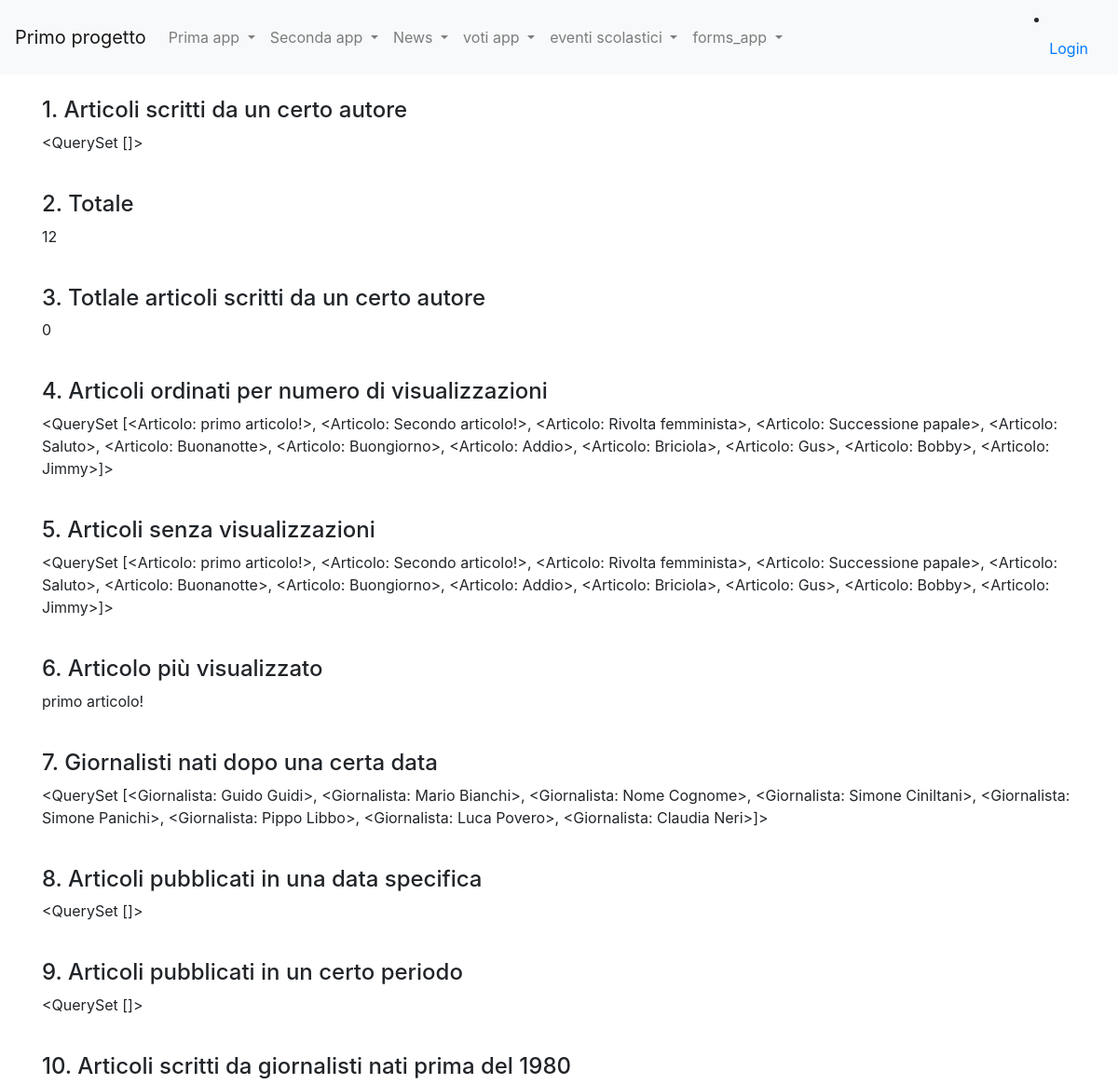
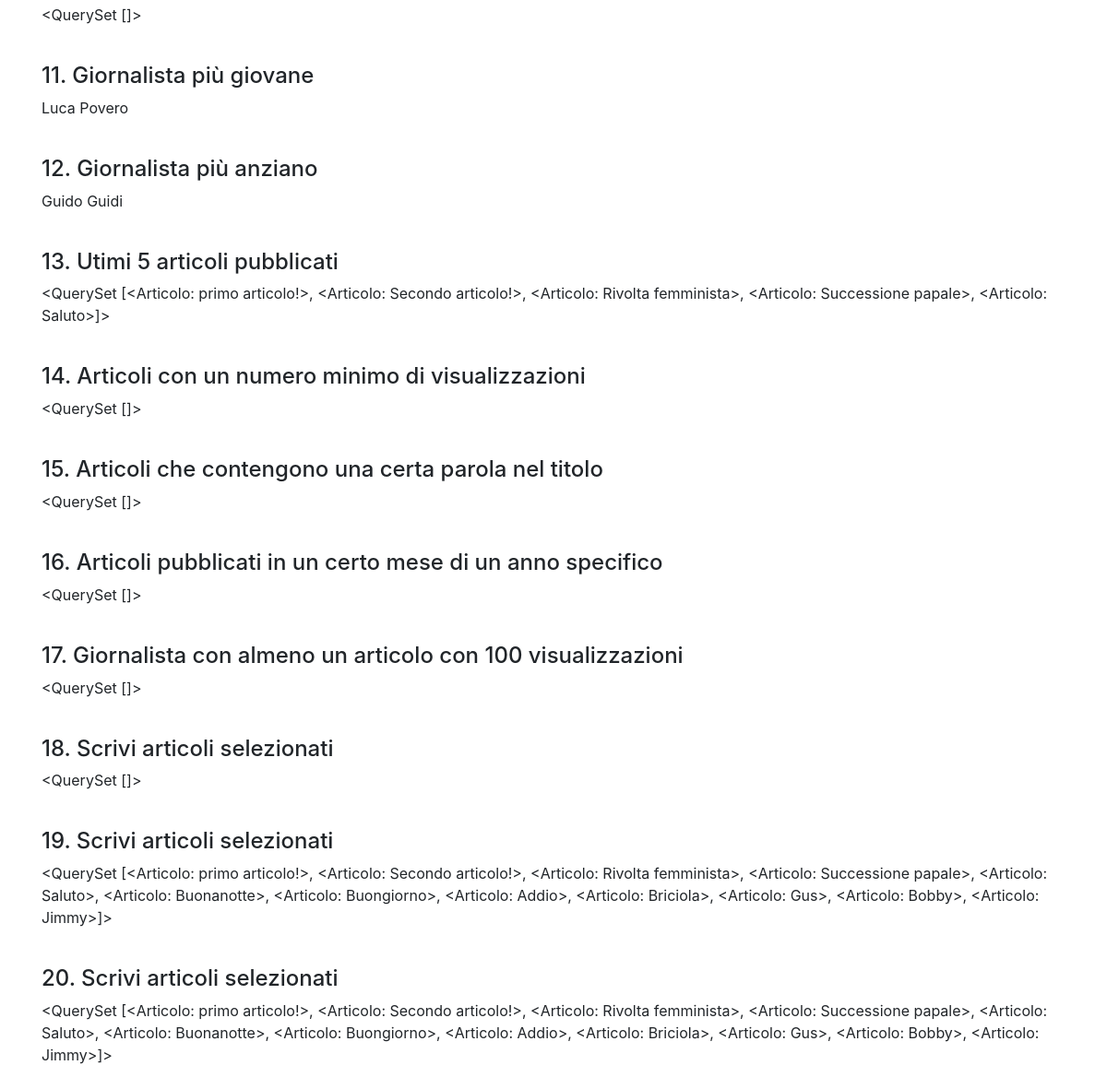
/news/query, run on the app's committed database (2 pictures, top to bottom).
### news/models.py (models this page shows)
class Articolo(models.Model):
    titolo=models.CharField(max_length=100)#necessita della lunghezza massima
    contenuto = models.TextField()
    giornalista = models.ForeignKey(Giornalista, on_delete= models.CASCADE, related_name="articoli")
    data=models.DateField(blank=True)
    visualizzazioni=models.IntegerField(default=0,blank=True)
    def __str__(self):
        return self.titolo
    class Meta:
        verbose_name="Articolo"
        verbose_name_plural="Articoli"

class Giornalista(models.Model):
    nome=models.CharField(max_length=20)
    cognome=models.CharField(max_length=20)
    anno_di_nascita=models.DateField(blank=True)
    def __str__(self):
        return self.nome+" "+self.cognome
    class Meta:
        verbose_name="Giornalista"
        verbose_name_plural="Giornalisti"

### news/views.py (the view)
# urls.py: path("query", queryBase, name="query_base"),
def queryBase(request):
    articoli_cognome=Articolo.objects.filter(giornalista__cognome='Rossi')
    numero_totale_articoli=Articolo.objects.count()
    giornalista_1=Giornalista.objects.get(id=2)
    numero_articoli_giornalista_1=Articolo.objects.filter(giornalista=giornalista_1).count()
    articoli_ordinati=Articolo.objects.order_by('-visualizzazioni')
    articoli_senza_visualizzazioni=Articolo.objects.filter(visualizzazioni=0)
    articolo_piu_visualizzato=Articolo.objects.order_by('-visualizzazioni').first()
    giornalisti_data=Giornalista.objects.filter(anno_di_nascita__gt=datetime.date(1990,1,1))
    articoli_del_giorno=Articolo.objects.filter(data=datetime.date(2023,1,1))
    articoli_periodo=Articolo.objects.filter(data__range=(datetime.date(2023,1,1), datetime.date(2023,12,31)))
    giornalisti_nati=Giornalista.objects.filter(anno_di_nascita__lt=datetime.date(1980,1,1))
    articoli_giornalisti=Articolo.objects.filter(giornalista__in=giornalisti_nati)
    giornalista_giovane=Giornalista.objects.order_by('anno_di_nascita').first()
    giornalista_anziano=Giornalista.objects.order_by('-anno_di_nascita').first()
    ultimi=Articolo.objects.order_by('-data')[:5]
    articoli_minime_visualizzazioni=Articolo.objects.filter(visualizzazioni__gte=100)
    articoli_parola=Articolo.objects.filter(titolo__icontains='importante')
    articoli_mese_anno= Articolo.objects.filter(data__month=1, data__year=2023)
    giornalisti_con_articoli_popolari=Giornalista.objects.filter(articoli__visualizzazioni__gte=100).distinct()
    data=datetime.date(1990,1,1)
    visualizzazioni=50
    articoli_con_and=Articolo.objects.filter(giornalista__anno_di_nascita__gt=data, visualizzazioni__gte=visualizzazioni)
    articoli_con_or=Articolo.objects.filter(Q(giornalista__anno_di_nascita__gt=data)|Q (visualizzazioni__lte=visualizzazioni))
    articoli_con_not=Articolo.objects.filter(~Q(giornalista__anno_di_nascita__lt=data))
    articoli_con_not=Articolo.objects.exclude(giornalista__anno_di_nascita__lt=data)
    context={
        'articoli_cognome': articoli_cognome,
        'numero_totale_articoli': numero_totale_articoli,
        'numero_articoli_giornalista_1': numero_articoli_giornalista_1,
        'articoli_ordinati': articoli_ordinati,
        'articoli_senza_visualizzazioni': articoli_senza_visualizzazioni,
        'articolo_piu_visualizzato': articolo_piu_visualizzato,
        'giornalisti_data': giornalisti_data,
        'articoli_del_giorno': articoli_del_giorno,
        'articoli_periodo': articoli_periodo,
        'articoli_giornalisti': articoli_giornalisti,
        'giornalista_giovane': giornalista_giovane,
        'giornalista_anziano': giornalista_anziano,
        'ultimi': ultimi,
        'articoli_minime_visualizzazioni': articoli_minime_visualizzazioni,
        'articoli_parola': articoli_parola,
        'articoli_mese_anno': articoli_mese_anno,
        'giornalisti_con_articoli_popolari': giornalisti_con_articoli_popolari,
        'articoli_con_and': articoli_con_and,
        'articoli_con_or': articoli_con_or,
        'articoli_con_not': articoli_con_not,
    }
    return render(request,'query.html', context)

### news/templates/query.html (shortened to what this page needs)
{% extends 'base.html' %}
{% block content %}
    <h4>1. Articoli scritti da un certo autore</h4>
    <p>{{articoli_cognome}}</p>
    <br>
    <h4>2. Totale</h4>
    <p>{{numero_totale_articoli}}</p>
    <br>
    <h4>3. Totlale articoli scritti da un certo autore</h4>
    <p>{{numero_articoli_giornalista_1}}</p>
    <br>
    <h4>4. Articoli ordinati per numero di visualizzazioni</h4>
    <p>{{articoli_ordinati}}</p>
    <br>
    <h4>5. Articoli senza visualizzazioni</h4>
    <p>{{articoli_senza_visualizzazioni}}</p>
    <br>
    <h4>6. Articolo più visualizzato</h4>
    <p>{{articolo_piu_visualizzato}}</p>
    <br>
    <h4>7. Giornalisti nati dopo una certa data</h4>
    <p>{{giornalisti_data}}</p>
    <br>
    <h4>8. Articoli pubblicati in una data specifica</h4>
    <p>{{articoli_del_giorno}}</p>
    <br>
    <h4>9. Articoli pubblicati in un certo periodo</h4>
    <p>{{articoli_periodo}}</p>
    <br>
    <h4>10. Articoli scritti da giornalisti nati prima del 1980</h4>
    <p>{{articoli_giornalisti}}</p>
    <br>
    <h4>11. Giornalista più giovane</h4>
    <p>{{giornalista_giovane}}</p>
    <br>
    <h4>12. Giornalista più anziano</h4>
    <p>{{giornalista_anziano}}</p>
    <br>
    <h4>13. Utimi 5 articoli pubblicati</h4>
    <p>{{ultimi}}</p>
    <br>
    <h4>14. Articoli con un numero minimo di visualizzazioni</h4>
    <p>{{articoli_minime_visualizzazioni}}</p>
    <br>
    <h4>15. Articoli che contengono una certa parola nel titolo</h4>
    <p>{{articoli_parola}}</p>
    <br>
    <h4>16. Articoli pubblicati in un certo mese di un anno specifico</h4>
    <p>{{articoli_mese_anno}}</p>
    <br>
    <h4>17. Giornalista con almeno un articolo con 100 visualizzazioni</h4>
    <p>{{giornalisti_con_articoli_popolari}}</p>
    <br>
    <h4>18. Scrivi articoli selezionati</h4>
    <p>{{articoli_con_and}}</p>
    <br>
    <h4>19. Scrivi articoli selezionati</h4>
    <p>{{articoli_con_or}}</p>
    <br>
    <h4>20. Scrivi articoli selezionati</h4>
    <p>{{articoli_con_not}}</p>
    <br>
{% endblock content %}

### data on the page
Articolo: titolo.titolo "<QuerySet [<Articolo: primo articolo!>, <Articolo: Secondo articolo!>, <Articolo: Rivolta femminista>, <Articolo: Successione papale>, <Articolo: Saluto>, <Articolo: Buonanotte>, <Articolo: Buongiorno>, <Articolo: Addio>, <Articolo: Briciola>, <Articolo: Gus>, <Articolo: Bobby>, <Articolo: Jimmy>]>", titolo "primo articolo!", titolo.titolo "<QuerySet [<Articolo: primo articolo!>, <Articolo: Secondo articolo!>, <Articolo: Rivolta femminista>, <Articolo: Successione papale>, <Articolo: Saluto>]>"
Giornalista: nome+cognome "<QuerySet [<Giornalista: Guido Guidi>, <Giornalista: Mario Bianchi>, <Giornalista: Nome Cognome>, <Giornalista: Simone Ciniltani>, <Giornalista: Simone Panichi>, <Giornalista: Pippo Libbo>, <Giornalista: Luca Povero>, <Giornalista: Claudia Neri>]>", nome+cognome "Guido Guidi"
Giornalista: nome+cognome "Luca Povero"

### other printed values
{{ articoli_cognome }} "<QuerySet []>"
{{ numero_totale_articoli }} "12"
{{ numero_articoli_giornalista_1 }} "0"
{{ articoli_del_giorno }} "<QuerySet []>"
{{ articoli_periodo }} "<QuerySet []>"
{{ articoli_giornalisti }} "<QuerySet []>"
{{ articoli_minime_visualizzazioni }} "<QuerySet []>"
{{ articoli_parola }} "<QuerySet []>"
{{ articoli_mese_anno }} "<QuerySet []>"
{{ giornalisti_con_articoli_popolari }} "<QuerySet []>"
{{ articoli_con_and }} "<QuerySet []>"
